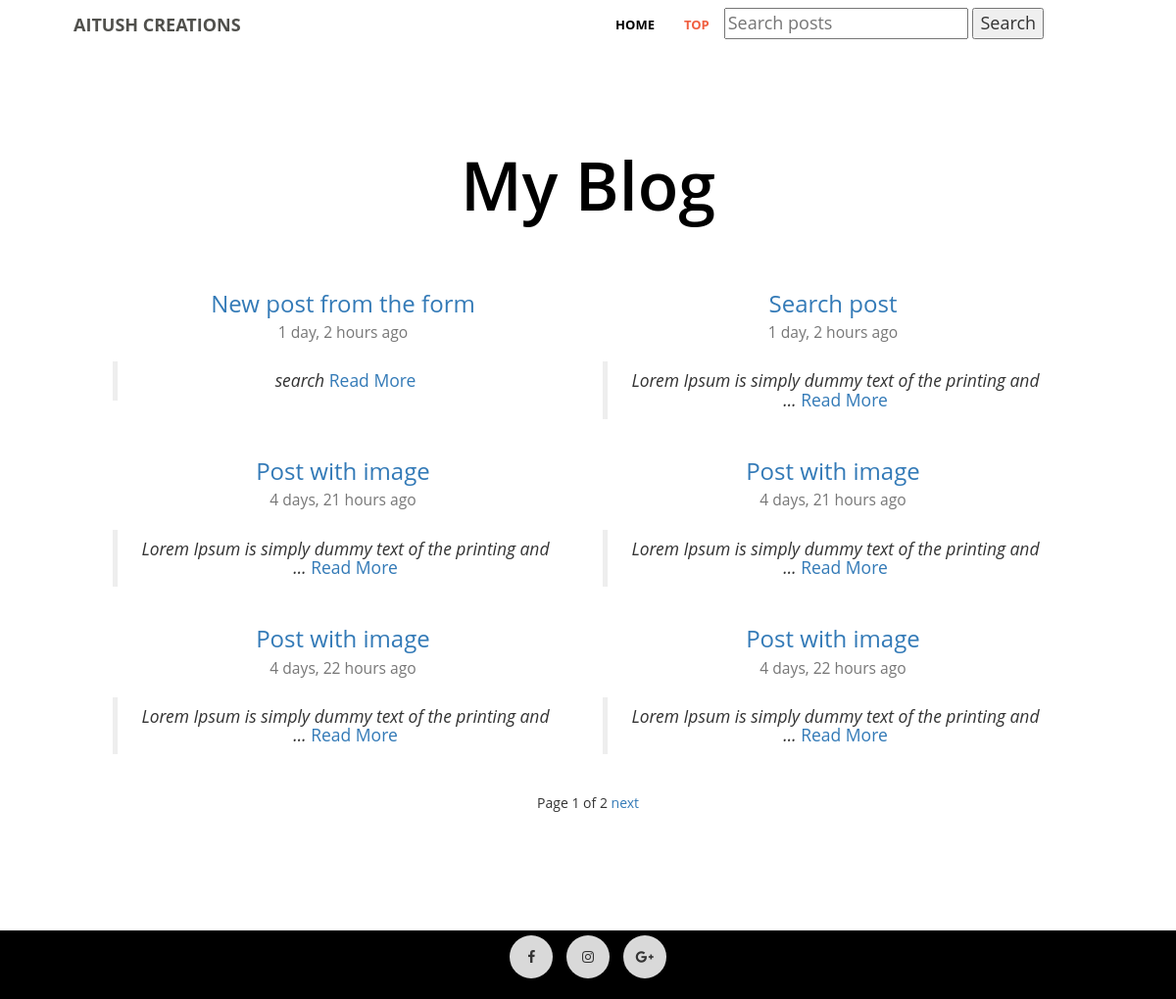
Screenshot of /blog/ with the database file from the repository.
### posts/models.py (models this page shows, shortened)
class Post(models.Model):
    title = models.CharField(max_length=120)
    slug = models.SlugField(unique=True)
    image = models.ImageField(upload_to=upload_location,
                              null=True, blank=True,
                              height_field='height_field',
                              width_field='width_field')
    height_field = models.IntegerField(default=0)
    width_field = models.IntegerField(default=0)
    content = models.TextField()
    updated = models.DateTimeField(auto_now=True, auto_now_add=False)
    timestamp = models.DateTimeField(auto_now=False, auto_now_add=True)
    def get_absolute_url(self):
        return reverse("posts:detail", kwargs={"slug": self.slug})
    class Meta:
        ordering = ["-timestamp", "-updated"]

### posts/views.py (the view)
# urls.py: url(r'^blog/$', post_list, name="list"),
def post_list(request):  # list items
    queryset_list = Post.objects.all()
    query = request.GET.get("q")
    if query:
        queryset_list = queryset_list.filter(
            Q(title__icontains=query)|
            Q(content__icontains=query)
        ).distinct()
    paginator = Paginator(queryset_list, 6)  # Show 25 contacts per page
    page = request.GET.get('page')
    try:
        queryset = paginator.page(page)
    except PageNotAnInteger:
        queryset = paginator.page(1)
    except EmptyPage:
        queryset = paginator.page(paginator.num_pages)
    context = {
        "obj_list": queryset,
        "title": "List",
    }
    return render(request, "post_list.html", context)

### templates/post_list.html (shortened to what this page needs)
{% extends "base.html" %}
{% load static %}
{% block content %}
{% include "nav_blog.html" %}
  <section id="blog" class="blog">
      <div class="container-fluid">
          <div class="row">
              <div class="col-lg-10 col-lg-offset-1 text-center">
                  <h2> My Blog</h2>
                  <div class="row">
                      {% for obj in obj_list %}
                      <div class="col-md-6">
                          <div class="blog-item">
                              <h3><a href="{{ obj.get_absolute_url }}">{{ obj.title }}</a> <br> <small>{{ obj.timestamp| timesince }} ago</small></h3>
                              <h3>
                                <blockquote><em>{{ obj.content| truncatewords:10 }}</em>   <a href="{{ obj.get_absolute_url }}">Read More</a> </blockquote>
                              </h3>
                          </div>
                      </div>
                    {% endfor %}
                  </div>
                  <div class="pagination">
                      <span class="step-links">
                          <span class="current">
                              Page {{ obj_list.number }} of {{ obj_list.paginator.num_pages }}
                          </span>
                          {% if obj_list.has_next %}
                          <a href="?page={{ obj_list.next_page_number }}{% if request.GET.q %}&q={{ request.GET.q }} {% endif %}">next</a>
                          {% endif %}
                      </span>
                  </div>
              </div>
          </div>
      </div>
  </section>
{% include "footer.html" %}
{% endblock content %}

### templates/base.html (shortened to what this page needs)
<!DOCTYPE html>
{% load static %}
<html lang="en">
{% include "head.html" %}
<body>
{% block content %}{% endblock content %}
</body>
</html>

### templates/head.html (shortened to what this page needs)
{% load static %}
<head>
    <link href="{% static 'css/bootstrap.min.css' %}" rel="stylesheet">
    <link href="{% static 'css/main_v2.css' %}" rel="stylesheet">
    <link href="{% static 'vendor/magnific-popup/magnific-popup.css' %}" rel="stylesheet">
    <link href="https://maxcdn.bootstrapcdn.com/font-awesome/4.7.0/css/font-awesome.min.css" rel="stylesheet" type="text/css">
</head>

### templates/nav_blog.html (shortened to what this page needs)
<nav id="mainNav" class="navbar navbar-default navbar-fixed-top">
    <div class="container-fluid">
        <div class="navbar-header">
            <a class="navbar-brand page-scroll" href="{% url 'posts:index' %}">Aitush Creations</a>
        </div>
        <form class="navbar-form navbar-right" method='GET' action='' value="{{ request.GET.q }}">
  <div class="form-group" style="font-family:'Open Sans',sans-serif">
      <input type='text' name='q' placeholder='Search posts' value='{{ request.GET.q }}'/>
      <input type='submit' value='Search' />
  </div>
</form>
        <div class="collapse navbar-collapse" id="bs-example-navbar-collapse-1">
            <ul class="nav navbar-nav navbar-right">
                <li style="color:black">
                    <a class="page-scroll" href="{% url 'posts:index' %}" style="color:black">Home</a>
                </li>
                <li>
                    <a class="page-scroll" href="#blog">Top</a>
                </li>
            </ul>
        </div>
    </div>
</nav>

### templates/footer.html
<footer class="footer animate pull-right">
            <a href="#" title="facebook" target="_blank"><i class="fa fa-fw fa-facebook"></i></a>
            <a href="#" title="instagram" target="_blank"><i class="fa fa-fw fa-instagram "></i></a>
            <a href="#" title="google plus" target="_blank"><i class="fa fa-fw fa-google-plus"></i></a>
</footer>

### templates/foot_scripts.html (shortened to what this page needs)
{% load staticfiles %}

### static/css/main_v2.css (style rules this page uses)
html, body { width: 100%; height: 100%; }
body, h3, h4 { font-family: 'Open Sans', sans-serif; }
section { padding: 100px 0; }
section h2 { padding-left: 20%; padding-right: 20%; margin: 5%; text-align: center; font-size: 68px; line-height: 1.17; font-family: 'Open Sans',sans-serif; font-weight: 600; color: #000; }
.navbar { font-family: 'Open Sans',sans-serif; font-size:18px; font-weight:400; padding-left: 5%; padding-right: 10%; }
.navbar-default { background-color: white; border-color: rgba(34, 34, 34, 0.05); font-family: 'Open Sans', sans-serif; -webkit-transition: all 0.35s; -moz-transition: all 0.35s; transition: all 0.35s; }
.navbar-default .navbar-header .navbar-brand { color: #F05F40; font-family: 'Open Sans', sans-serif; font-weight: 700; text-transform: uppercase; }
.navbar-default .nav > li > a, .navbar-default .nav > li > a:focus { text-transform: uppercase; font-weight: 700; font-size: 13px; color: #222222; }
.navbar-default .nav > li.active > a, .navbar-default .nav > li.active > a:focus { color: #F05F40 !important; background-color: transparent; }
@media (min-width: 768px) { .navbar-default { background-color: transparent; border-color: rgba(255, 255, 255, 0.3); } }
@media (min-width: 768px) { .navbar-default .navbar-header .navbar-brand { color: rgba(5, 5, 0, 0.7); } }
@media (min-width: 768px) { .navbar-default .nav > li > a, .navbar-default .nav > li > a:focus { color: rgba(255, 255, 255, 0.7); } }
.fa { display: inline; position: relative; padding-top: 5px; color: #333; }
body { webkit-tap-highlight-color: #222222; }
.footer { display: block; text-align: center; }
.footer a { display: inline-block; width: 44px; height: 44px; line-height: 44px; border-radius: 50%; margin: 5px; }
.footer a { background: rgba(255, 255, 255, 0.85); color: #000; }
.footer { margin: 0; padding: 0; width: 100%; height: 70px; background-color: #000; }

### rows the page displays
Post: title "New post from the form", timestamp "1 day, 2 hours", content "search"
Post: title "Search post", timestamp "1 day, 2 hours", content "Lorem Ipsum is simply dummy text of the printing and …"
Post: title "Post with image", timestamp "4 days, 21 hours", content "Lorem Ipsum is simply dummy text of the printing and …"
Post: title "Post with image", timestamp "4 days, 21 hours", content "Lorem Ipsum is simply dummy text of the printing and …"
Post: title "Post with image", timestamp "4 days, 22 hours", content "Lorem Ipsum is simply dummy text of the printing and …"
Post: title "Post with image", timestamp "4 days, 22 hours", content "Lorem Ipsum is simply dummy text of the printing and …"

### other values shown
{{ obj_list.number }} "1"
{{ obj_list.paginator.num_pages }} "2"
